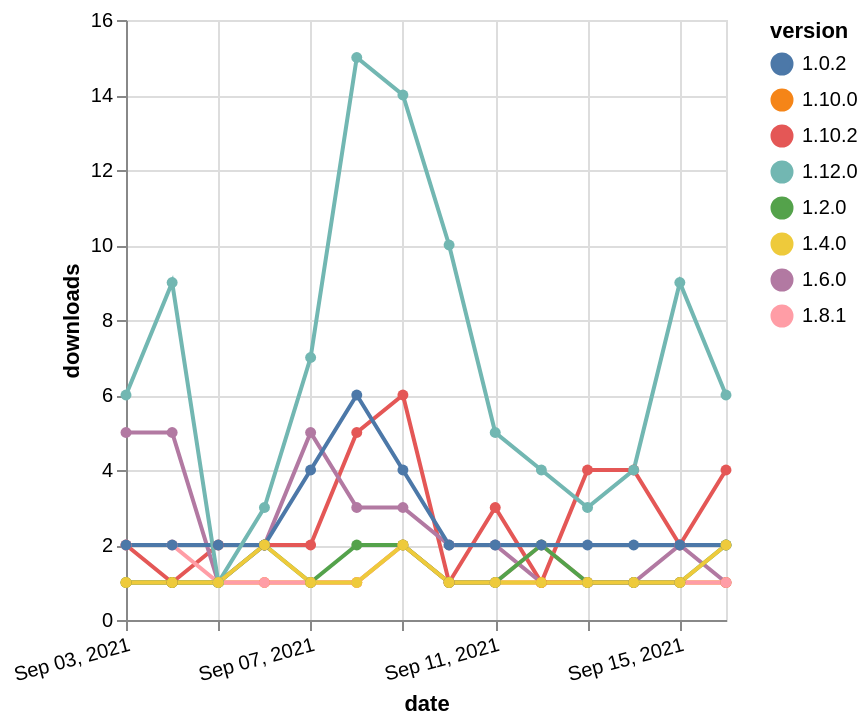

Specify this chart in Vega-Lite:
### Vega-Lite specification from a JSON file in a GitHub repository (floating-point values rounded to 4 significant figures)
{"$schema": "https://vega.github.io/schema/vega-lite/v5.json", "description": "A simple bar chart with embedded data.", "data": {"values": [{"date": "2021-09-03", "total": 566, "delta": 2, "version": "1.10.2"}, {"date": "2021-09-04", "total": 567, "delta": 1, "version": "1.10.2"}, {"date": "2021-09-05", "total": 569, "delta": 2, "version": "1.10.2"}, {"date": "2021-09-06", "total": 571, "delta": 2, "version": "1.10.2"}, {"date": "2021-09-07", "total": 573, "delta": 2, "version": "1.10.2"}, {"date": "2021-09-08", "total": 578, "delta": 5, "version": "1.10.2"}, {"date": "2021-09-09", "total": 584, "delta": 6, "version": "1.10.2"}, {"date": "2021-09-10", "total": 585, "delta": 1, "version": "1.10.2"}, {"date": "2021-09-11", "total": 588, "delta": 3, "version": "1.10.2"}, {"date": "2021-09-12", "total": 589, "delta": 1, "version": "1.10.2"}, {"date": "2021-09-13", "total": 593, "delta": 4, "version": "1.10.2"}, {"date": "2021-09-14", "total": 597, "delta": 4, "version": "1.10.2"}, {"date": "2021-09-15", "total": 599, "delta": 2, "version": "1.10.2"}, {"date": "2021-09-16", "total": 603, "delta": 4, "version": "1.10.2"}, {"date": "2021-09-03", "total": 1757, "delta": 5, "version": "1.6.0"}, {"date": "2021-09-04", "total": 1762, "delta": 5, "version": "1.6.0"}, {"date": "2021-09-05", "total": 1763, "delta": 1, "version": "1.6.0"}, {"date": "2021-09-06", "total": 1765, "delta": 2, "version": "1.6.0"}, {"date": "2021-09-07", "total": 1770, "delta": 5, "version": "1.6.0"}, {"date": "2021-09-08", "total": 1773, "delta": 3, "version": "1.6.0"}, {"date": "2021-09-09", "total": 1776, "delta": 3, "version": "1.6.0"}, {"date": "2021-09-10", "total": 1778, "delta": 2, "version": "1.6.0"}, {"date": "2021-09-11", "total": 1780, "delta": 2, "version": "1.6.0"}, {"date": "2021-09-12", "total": 1781, "delta": 1, "version": "1.6.0"}, {"date": "2021-09-13", "total": 1782, "delta": 1, "version": "1.6.0"}, {"date": "2021-09-14", "total": 1783, "delta": 1, "version": "1.6.0"}, {"date": "2021-09-15", "total": 1785, "delta": 2, "version": "1.6.0"}, {"date": "2021-09-16", "total": 1786, "delta": 1, "version": "1.6.0"}, {"date": "2021-09-03", "total": 720, "delta": 1, "version": "1.10.0"}, {"date": "2021-09-04", "total": 721, "delta": 1, "version": "1.10.0"}, {"date": "2021-09-05", "total": 722, "delta": 1, "version": "1.10.0"}, {"date": "2021-09-06", "total": 723, "delta": 1, "version": "1.10.0"}, {"date": "2021-09-07", "total": 724, "delta": 1, "version": "1.10.0"}, {"date": "2021-09-08", "total": 725, "delta": 1, "version": "1.10.0"}, {"date": "2021-09-09", "total": 727, "delta": 2, "version": "1.10.0"}, {"date": "2021-09-10", "total": 728, "delta": 1, "version": "1.10.0"}, {"date": "2021-09-11", "total": 729, "delta": 1, "version": "1.10.0"}, {"date": "2021-09-12", "total": 730, "delta": 1, "version": "1.10.0"}, {"date": "2021-09-13", "total": 731, "delta": 1, "version": "1.10.0"}, {"date": "2021-09-14", "total": 732, "delta": 1, "version": "1.10.0"}, {"date": "2021-09-15", "total": 733, "delta": 1, "version": "1.10.0"}, {"date": "2021-09-16", "total": 734, "delta": 1, "version": "1.10.0"}, {"date": "2021-09-03", "total": 501, "delta": 2, "version": "1.8.1"}, {"date": "2021-09-04", "total": 503, "delta": 2, "version": "1.8.1"}, {"date": "2021-09-05", "total": 504, "delta": 1, "version": "1.8.1"}, {"date": "2021-09-06", "total": 505, "delta": 1, "version": "1.8.1"}, {"date": "2021-09-07", "total": 506, "delta": 1, "version": "1.8.1"}, {"date": "2021-09-08", "total": 507, "delta": 1, "version": "1.8.1"}, {"date": "2021-09-09", "total": 509, "delta": 2, "version": "1.8.1"}, {"date": "2021-09-10", "total": 510, "delta": 1, "version": "1.8.1"}, {"date": "2021-09-11", "total": 511, "delta": 1, "version": "1.8.1"}, {"date": "2021-09-12", "total": 513, "delta": 2, "version": "1.8.1"}, {"date": "2021-09-13", "total": 514, "delta": 1, "version": "1.8.1"}, {"date": "2021-09-14", "total": 515, "delta": 1, "version": "1.8.1"}, {"date": "2021-09-15", "total": 516, "delta": 1, "version": "1.8.1"}, {"date": "2021-09-16", "total": 517, "delta": 1, "version": "1.8.1"}, {"date": "2021-09-03", "total": 1924, "delta": 1, "version": "1.2.0"}, {"date": "2021-09-04", "total": 1925, "delta": 1, "version": "1.2.0"}, {"date": "2021-09-05", "total": 1926, "delta": 1, "version": "1.2.0"}, {"date": "2021-09-06", "total": 1928, "delta": 2, "version": "1.2.0"}, {"date": "2021-09-07", "total": 1929, "delta": 1, "version": "1.2.0"}, {"date": "2021-09-08", "total": 1931, "delta": 2, "version": "1.2.0"}, {"date": "2021-09-09", "total": 1933, "delta": 2, "version": "1.2.0"}, {"date": "2021-09-10", "total": 1934, "delta": 1, "version": "1.2.0"}, {"date": "2021-09-11", "total": 1935, "delta": 1, "version": "1.2.0"}, {"date": "2021-09-12", "total": 1937, "delta": 2, "version": "1.2.0"}, {"date": "2021-09-13", "total": 1938, "delta": 1, "version": "1.2.0"}, {"date": "2021-09-14", "total": 1939, "delta": 1, "version": "1.2.0"}, {"date": "2021-09-15", "total": 1940, "delta": 1, "version": "1.2.0"}, {"date": "2021-09-16", "total": 1942, "delta": 2, "version": "1.2.0"}, {"date": "2021-09-03", "total": 4003, "delta": 2, "version": "1.0.2"}, {"date": "2021-09-04", "total": 4005, "delta": 2, "version": "1.0.2"}, {"date": "2021-09-05", "total": 4007, "delta": 2, "version": "1.0.2"}, {"date": "2021-09-06", "total": 4009, "delta": 2, "version": "1.0.2"}, {"date": "2021-09-07", "total": 4013, "delta": 4, "version": "1.0.2"}, {"date": "2021-09-08", "total": 4019, "delta": 6, "version": "1.0.2"}, {"date": "2021-09-09", "total": 4023, "delta": 4, "version": "1.0.2"}, {"date": "2021-09-10", "total": 4025, "delta": 2, "version": "1.0.2"}, {"date": "2021-09-11", "total": 4027, "delta": 2, "version": "1.0.2"}, {"date": "2021-09-12", "total": 4029, "delta": 2, "version": "1.0.2"}, {"date": "2021-09-13", "total": 4031, "delta": 2, "version": "1.0.2"}, {"date": "2021-09-14", "total": 4033, "delta": 2, "version": "1.0.2"}, {"date": "2021-09-15", "total": 4035, "delta": 2, "version": "1.0.2"}, {"date": "2021-09-16", "total": 4037, "delta": 2, "version": "1.0.2"}, {"date": "2021-09-03", "total": 393, "delta": 6, "version": "1.12.0"}, {"date": "2021-09-04", "total": 402, "delta": 9, "version": "1.12.0"}, {"date": "2021-09-05", "total": 403, "delta": 1, "version": "1.12.0"}, {"date": "2021-09-06", "total": 406, "delta": 3, "version": "1.12.0"}, {"date": "2021-09-07", "total": 413, "delta": 7, "version": "1.12.0"}, {"date": "2021-09-08", "total": 428, "delta": 15, "version": "1.12.0"}, {"date": "2021-09-09", "total": 442, "delta": 14, "version": "1.12.0"}, {"date": "2021-09-10", "total": 452, "delta": 10, "version": "1.12.0"}, {"date": "2021-09-11", "total": 457, "delta": 5, "version": "1.12.0"}, {"date": "2021-09-12", "total": 461, "delta": 4, "version": "1.12.0"}, {"date": "2021-09-13", "total": 464, "delta": 3, "version": "1.12.0"}, {"date": "2021-09-14", "total": 468, "delta": 4, "version": "1.12.0"}, {"date": "2021-09-15", "total": 477, "delta": 9, "version": "1.12.0"}, {"date": "2021-09-16", "total": 483, "delta": 6, "version": "1.12.0"}, {"date": "2021-09-03", "total": 524, "delta": 1, "version": "1.4.0"}, {"date": "2021-09-04", "total": 525, "delta": 1, "version": "1.4.0"}, {"date": "2021-09-05", "total": 526, "delta": 1, "version": "1.4.0"}, {"date": "2021-09-06", "total": 528, "delta": 2, "version": "1.4.0"}, {"date": "2021-09-07", "total": 529, "delta": 1, "version": "1.4.0"}, {"date": "2021-09-08", "total": 530, "delta": 1, "version": "1.4.0"}, {"date": "2021-09-09", "total": 532, "delta": 2, "version": "1.4.0"}, {"date": "2021-09-10", "total": 533, "delta": 1, "version": "1.4.0"}, {"date": "2021-09-11", "total": 534, "delta": 1, "version": "1.4.0"}, {"date": "2021-09-12", "total": 535, "delta": 1, "version": "1.4.0"}, {"date": "2021-09-13", "total": 536, "delta": 1, "version": "1.4.0"}, {"date": "2021-09-14", "total": 537, "delta": 1, "version": "1.4.0"}, {"date": "2021-09-15", "total": 538, "delta": 1, "version": "1.4.0"}, {"date": "2021-09-16", "total": 540, "delta": 2, "version": "1.4.0"}]}, "width": "container", "mark": {"type": "line", "point": {"filled": true}}, "encoding": {"x": {"field": "date", "type": "temporal", "timeUnit": "yearmonthdate", "title": "date", "axis": {"labelAngle": -15}}, "y": {"field": "delta", "type": "quantitative", "title": "downloads"}, "color": {"field": "version", "type": "nominal"}, "tooltip": {"field": "delta"}}}
